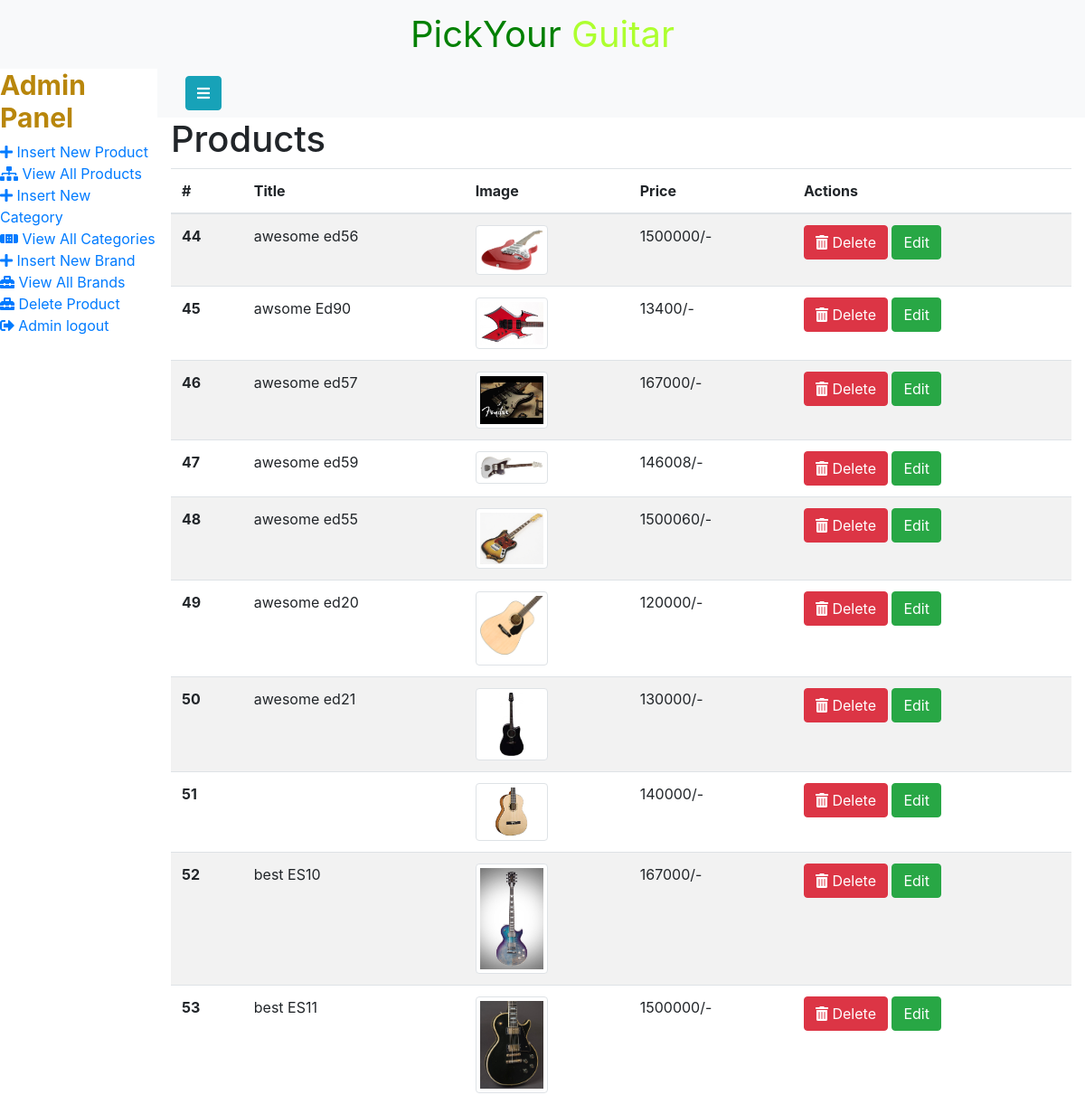
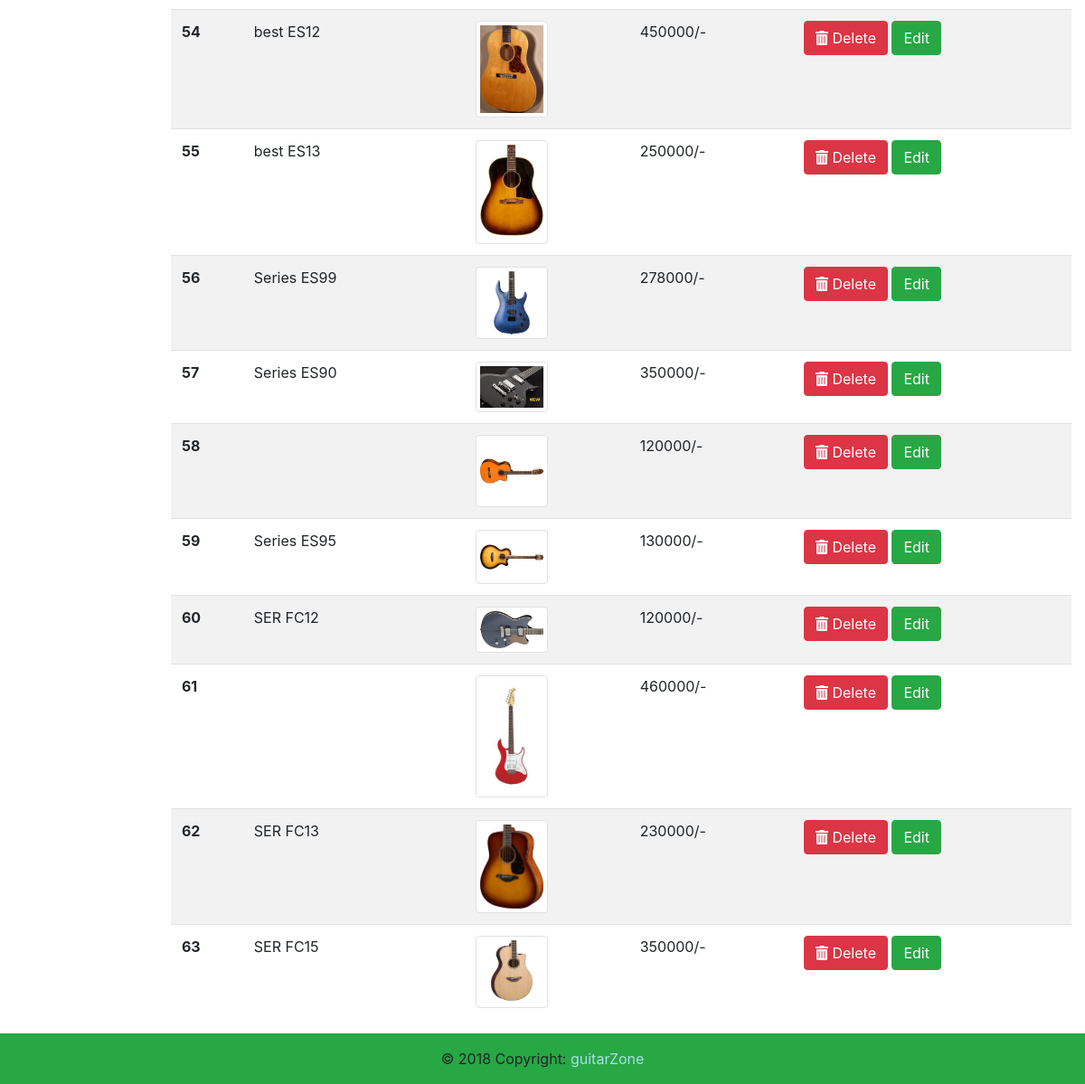
The app's page /admin/admin_page.php?view_products with its own data (2 pictures, top to bottom).
### tables this page shows
CREATE TABLE `guitar_product` (
  `guitar_Id` int(255) NOT NULL,
  `guitar_cat` int(50) NOT NULL,
  `guitar_brand` int(25) NOT NULL,
  `guitar_price` int(50) NOT NULL,
  `guitar_image` varchar(200) NOT NULL,
  `guitar_keyword` varchar(300) NOT NULL,
  `guitar_title` varchar(500) NOT NULL
);

### admin/view_pro.php (the view, shortened to what this page needs)
<?php
require "../server/db_connection.php";
?>
<div class="row">
    <div class="col-sm-12">
        <h1>Products</h1>
        <table class="table table-striped">
            <thead>
            <tr>
                <th scope="col">#</th>
                <th scope="col">Title</th>
                <th scope="col">Image</th>
                <th scope="col">Price</th>
                <th scope="col">Actions</th>
            </tr>
            </thead>
            <tbody>
            <?php
            $get_pro = "select * from guitar_product";
            $run_pro = mysqli_query($con,$get_pro);
            $count_pro = mysqli_num_rows($run_pro);
            if($count_pro==0){
                echo "<h2> No Product found in selected criteria </h2>";
            }
            else {
                while ($row_pro = mysqli_fetch_array($run_pro)) {
                    $id = $row_pro['guitar_Id'];
                    $title = $row_pro['guitar_title'];
                    $price = $row_pro['guitar_price'];
                    $image = $row_pro['guitar_image'];
                  echo"  <tr>
                        <th scope='row'>$id</th>
                        <td> $title</td>
                        <td><img class='img-thumbnail' src='../admin/Images/$image' width='80' height='80'></td>
                        <td>$price/-</td>
                        <td>
                            <a id='' href='Delete_product.php?del_pro=$id' class='btn btn-danger'>
                                <i class='fa fa-trash-alt'></i>
                                <span class='d-none d-md-inline d-lg-inline'> Delete </span>
                            </a>
                            <a id='' href='Edit_product.php?edit_pro=$id' class='btn btn-success'>
                                <span class=' d-md-inline d-lg-inline'> Edit </span>
                            </a>
                        </td>
                    </tr>";
                }
            }
            ?>
            </tbody>
        </table>
    </div>
</div>

### records on screen
guitar_product: guitar_Id "44", guitar_title "awesome ed56", guitar_image (picture), guitar_price "1500000"
guitar_product: guitar_Id "45", guitar_title "awsome Ed90", guitar_image (picture), guitar_price "13400"
guitar_product: guitar_Id "46", guitar_title "awesome ed57", guitar_image (placeholder picture), guitar_price "167000"
guitar_product: guitar_Id "47", guitar_title "awesome ed59", guitar_image (picture), guitar_price "146008"
guitar_product: guitar_Id "48", guitar_title "awesome ed55", guitar_image (picture), guitar_price "1500060"
guitar_product: guitar_Id "49", guitar_title "awesome ed20", guitar_image (picture), guitar_price "120000"
guitar_product: guitar_Id "50", guitar_title "awesome ed21", guitar_image (picture), guitar_price "130000"
guitar_product: guitar_Id "51", guitar_image (picture), guitar_price "140000"
guitar_product: guitar_Id "52", guitar_title "best ES10", guitar_image (picture), guitar_price "167000"
guitar_product: guitar_Id "53", guitar_title "best ES11", guitar_image (picture), guitar_price "1500000"
guitar_product: guitar_Id "54", guitar_title "best ES12", guitar_image (picture), guitar_price "450000"
guitar_product: guitar_Id "55", guitar_title "best ES13", guitar_image (picture), guitar_price "250000"
guitar_product: guitar_Id "56", guitar_title "Series ES99", guitar_image (picture), guitar_price "278000"
guitar_product: guitar_Id "57", guitar_title "Series ES90", guitar_image (picture), guitar_price "350000"
guitar_product: guitar_Id "58", guitar_image (picture), guitar_price "120000"
guitar_product: guitar_Id "59", guitar_title "Series ES95", guitar_image (picture), guitar_price "130000"
guitar_product: guitar_Id "60", guitar_title "SER FC12", guitar_image (picture), guitar_price "120000"
guitar_product: guitar_Id "61", guitar_image (picture), guitar_price "460000"
guitar_product: guitar_Id "62", guitar_title "SER FC13", guitar_image (picture), guitar_price "230000"
guitar_product: guitar_Id "63", guitar_title "SER FC15", guitar_image (picture), guitar_price "350000"
